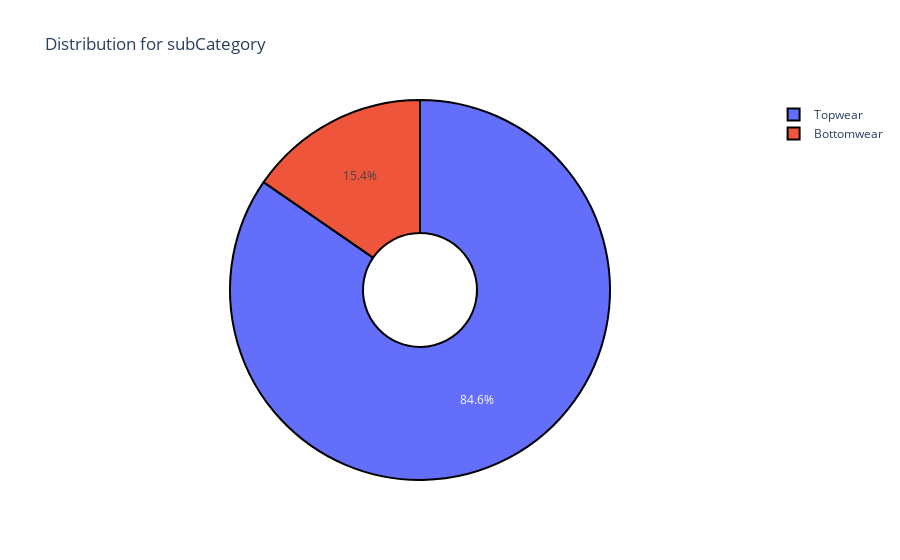

Notebook source saved alongside this figure:
### Code cell
plot_distribution(df['subCategory'])

### Figure 1 — Plotly figure (JSON) as saved in the notebook; plotly's stock layout.template omitted (floating-point values rounded to 4 significant figures)
{"data": [{"hole": 0.3, "labels": ["Topwear", "Bottomwear"], "marker": {"line": {"color": "#000000", "width": 2}}, "type": "pie", "values": [11980, 2179]}], "layout": {"title": {"text": "Distribution for subCategory"}}}
